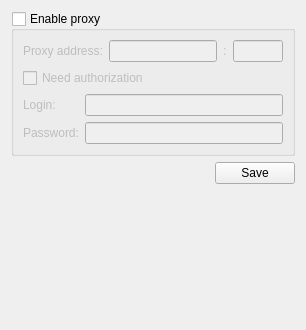
         <widget class="QWidget" name="proxyPage">
          <layout class="QVBoxLayout" name="verticalLayout_6">
           <item>
            <widget class="QGroupBox" name="proxyEnabled">
             <property name="title">
              <string>Enable proxy</string>
             </property>
             <property name="checkable">
              <bool>true</bool>
             </property>
             <property name="checked">
              <bool>false</bool>
             </property>
             <layout class="QGridLayout" name="gridLayout_3">
              <item row="0" column="0">
               <layout class="QHBoxLayout" name="horizontalLayout_4">
                <item>
                 <widget class="QLabel" name="label_14">
                  <property name="text">
                   <string>Proxy address:</string>
                  </property>
                 </widget>
                </item>
                <item>
                 <layout class="QHBoxLayout" name="horizontalLayout_3">
                  <item>
                   <widget class="QLineEdit" name="proxyAddress"/>
                  </item>
                  <item>
                   <widget class="QLabel" name="label_15">
                    <property name="text">
                     <string>:</string>
                    </property>
                   </widget>
                  </item>
                  <item>
                   <widget class="QLineEdit" name="proxyPort">
                    <property name="maximumSize">
                     <size>
                      <width>50</width>
                      <height>16777215</height>
                     </size>
                    </property>
                   </widget>
                  </item>
                 </layout>
                </item>
               </layout>
              </item>
              <item row="1" column="0">
               <layout class="QVBoxLayout" name="verticalLayout_5">
                <item>
                 <widget class="QCheckBox" name="proxyAuthorization">
                  <property name="text">
                   <string>Need authorization</string>
                  </property>
                 </widget>
                </item>
                <item>
                 <layout class="QGridLayout" name="gridLayout_2">
                  <item row="0" column="0">
                   <widget class="QLabel" name="label_16">
                    <property name="text">
                     <string>Login:</string>
                    </property>
                   </widget>
                  </item>
                  <item row="0" column="1">
                   <widget class="QLineEdit" name="proxyLogin"/>
                  </item>
                  <item row="1" column="0">
                   <widget class="QLabel" name="label_17">
                    <property name="text">
                     <string>Password:</string>
                    </property>
                   </widget>
                  </item>
                  <item row="1" column="1">
                   <widget class="QLineEdit" name="proxyPassword"/>
                  </item>
                 </layout>
                </item>
               </layout>
              </item>
             </layout>
            </widget>
           </item>
           <item>
            <layout class="QHBoxLayout" name="horizontalLayout_5">
             <item>
              <spacer name="horizontalSpacer_2">
               <property name="orientation">
                <enum>Qt::Horizontal</enum>
               </property>
               <property name="sizeHint" stdset="0">
                <size>
                 <width>40</width>
                 <height>20</height>
                </size>
               </property>
              </spacer>
             </item>
             <item>
              <widget class="QPushButton" name="proxySave">
               <property name="text">
                <string>Save</string>
               </property>
              </widget>
             </item>
            </layout>
           </item>
           <item>
            <spacer name="verticalSpacer_2">
             <property name="orientation">
              <enum>Qt::Vertical</enum>
             </property>
             <property name="sizeHint" stdset="0">
              <size>
               <width>20</width>
               <height>135</height>
              </size>
             </property>
            </spacer>
           </item>
          </layout>
         </widget>
